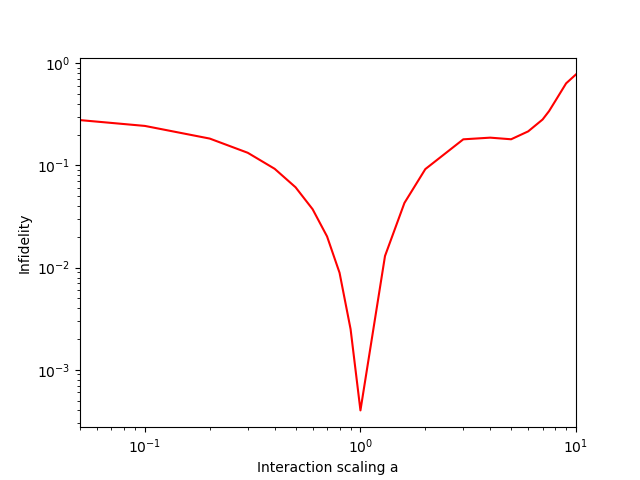

The Python source for this figure:
import matplotlib.pyplot as plt
from fileReader import fileReader

beta = []
F = []
beta, F = fileReader("robustness_beta.txt", beta, F, skiplines=2)

inF = [1] * len(F)
for i in range(len(F)):
    inF[i] -= F[i]

minb = beta[0]
maxb = beta[-1]
#plt.plot(beta,inF, 'k-', linewidth=0.5)
plt.plot(beta,inF, 'r-')
plt.xlabel("Interaction scaling a")
plt.ylabel("Infidelity")
plt.xlim(minb, maxb)
plt.yscale("log") # Log scale
plt.xscale("log")

filename = "robustness_beta"
plt.savefig(filename+".pdf")
plt.savefig(filename+".svg")
plt.savefig(filename+".png")

